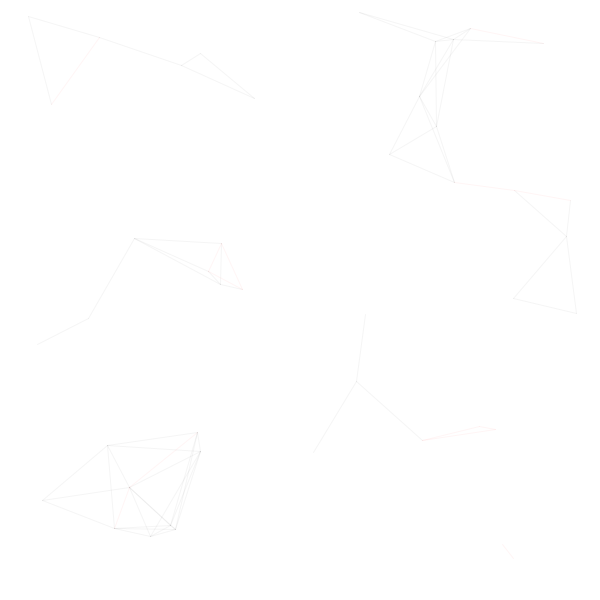
Frame 1 (no input)
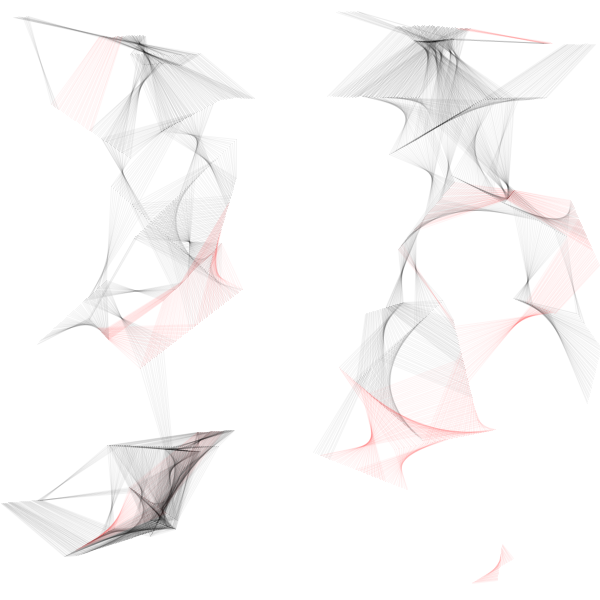
Frame 60 (the mouse pressed at the canvas centre just before this capture)
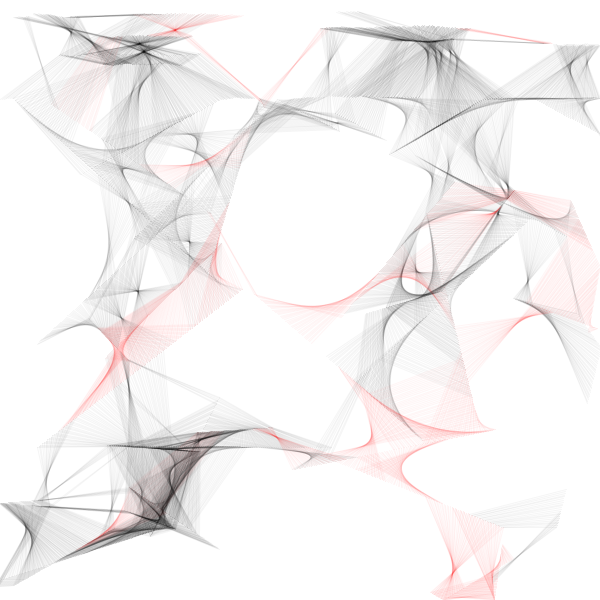
Frame 120 (the mouse held since frame 60 and released just before this capture)

The Processing sketch that drew these frames (run headless with seeded random() and noise(); from frame 60 on, the mouse is pressed at the canvas centre):

// Processing sketch: processing_152229
// ── processing_152229.pde

float[] x, y;
float[] dx, dy;
float rad;
int num = 44;
float min = 2;
float max = 2;

void setup() {
  size(600, 600);

  x = new float[num];
  y = new float[num];
  dx = new float[num];
  dy = new float[num];

  for (int i = 0; i < num; i++) {
    x[i] = random(width);
    y[i] = random(height);
    dx[i] = random(-2, 2);
    dy[i] = random(-2, 2);
  }
  background(255);
}

void draw() {

//  background(255);


  for (int i = 0; i < num; i++) {
    x[i] += dx[i];
    y[i] += dy[i];


    noFill();
    stroke(255, 0, 0);
   // ellipse(x[i], y[i], 30, 30);
    if (x[i] > width || x[i] < 0) {
      dx[i] = dx[i] > 0 ? -random(1) : random(1);
    }


    if (y[i] > height || y[i] < 100) {
      dy[i] = dy[i] > 0 ? -random(1) : random(1);
    }
  }

  for (int i=0; i < num; i++) {
    for (int j = 0; j < i; j++) {
      float dist1 = dist(x[i], y[i], x[j], y[j]);
      if (dist1 < 100) {
        if (i%2 == 0 || j%2 == 0) {
          fill(0, 100, 150);
        //  text("E", x[i], y[i]);
          stroke(0, 10);
         
          
        } else {
          fill(255, 100, 150);
        //  text("O", x[i], y[i]);
          stroke(255, 0, 0, 10);
        }
        noFill();
        line( x[i], y[i], x[j], y[j] );
      }
    }
  }
}
